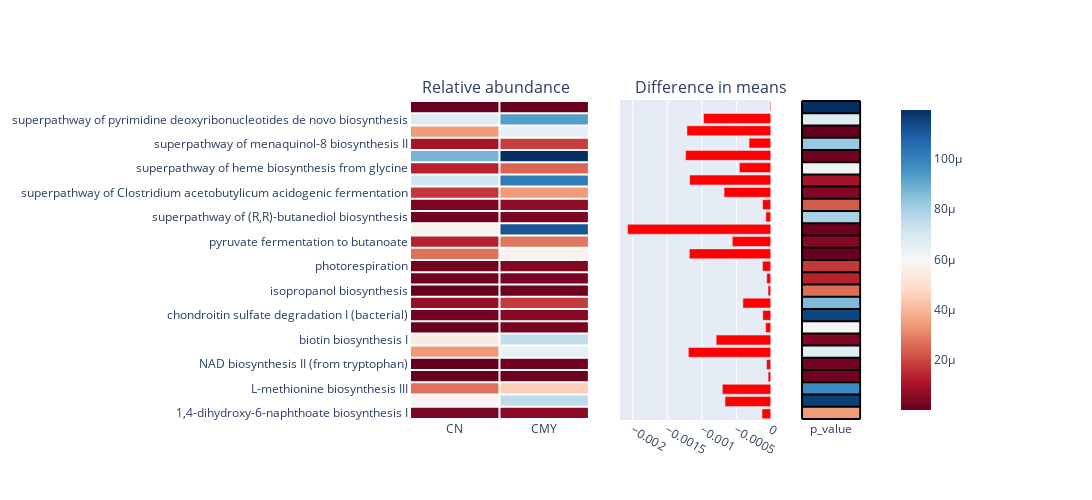

The code cell stored with this chart in its notebook:
### Code cell
pathway_plotly(final_df_cmy, 'CMY', 500)

### Figure 1 — Plotly figure (JSON) as saved in the notebook; plotly's stock layout.template omitted (floating-point values rounded to 4 significant figures)
{"data": [{"colorscale": [[0, "rgb(103,0,31)"], [0.1, "rgb(178,24,43)"], [0.2, "rgb(214,96,77)"], [0.3, "rgb(244,165,130)"], [0.4, "rgb(253,219,199)"], [0.5, "rgb(247,247,247)"], [0.6, "rgb(209,229,240)"], [0.7, "rgb(146,197,222)"], [0.8, "rgb(67,147,195)"], [0.9, "rgb(33,102,172)"], [1, "rgb(5,48,97)"]], "showscale": false, "type": "heatmap", "x": ["CN", "CMY"], "xaxis": "x", "y": ["1,4-dihydroxy-6-naphthoate biosynthesis I", "8-amino-7-oxononanoate biosynthesis I", "L-methionine biosynthesis III", "L-tryptophan degradation to 2-amino-3-carboxymuconate semialdehyde", "NAD biosynthesis II (from tryptophan)", "TCA cycle VIII (helicobacter)", "biotin biosynthesis I", "biotin biosynthesis II", "chondroitin sulfate degradation I (bacterial)", "fatty acid &beta;-oxidation I", "isopropanol biosynthesis", "myo-, chiro- and scillo-inositol degradation", "photorespiration", "pyridoxal 5'-phosphate biosynthesis I", "pyruvate fermentation to butanoate", "pyruvate fermentation to propanoate I", "superpathway of (R,R)-butanediol biosynthesis", "superpathway of 2,3-butanediol biosynthesis", "superpathway of Clostridium acetobutylicum acidogenic fermentation", "superpathway of glucose and xylose degradation", "superpathway of heme biosynthesis from glycine", "superpathway of histidine, purine, and pyrimidine biosynthesis", "superpathway of menaquinol-8 biosynthesis II", "superpathway of pyridoxal 5'-phosphate biosynthesis and salvage", "superpathway of pyrimidine deoxyribonucleotides de novo biosynthesis", "superpathway of taurine degradation"], "yaxis": "y", "z": [[0.0001116, 0.000239], [0.002264, 0.002927], [0.001052, 0.001754], [1.854e-06, 4.094e-05], [2.966e-06, 6.524e-05], [0.001314, 0.002508], [0.002127, 0.002918], [2.327e-05, 9.821e-05], [8.243e-05, 0.0001983], [0.0002849, 0.000689], [2.768e-06, 4.27e-05], [5.605e-05, 0.0001155], [5.249e-05, 0.0001726], [0.00105, 0.002229], [0.00052, 0.001078], [0.002238, 0.004312], [5.227e-05, 0.0001236], [0.0001211, 0.00024], [0.0006566, 0.001334], [0.00277, 0.003945], [0.0005168, 0.0009717], [0.003402, 0.004635], [0.0003938, 0.0007087], [0.001316, 0.002531], [0.002638, 0.003613], [5.25e-06, 1.661e-05]]}, {"marker": {"color": ["red", "red", "red", "red", "red", "red", "red", "red", "red", "red", "red", "red", "red", "red", "red", "red", "red", "red", "red", "red", "red", "red", "red", "red", "red", "red"]}, "orientation": "h", "type": "bar", "x": [-0.0001274, -0.0006628, -0.0007012, -3.909e-05, -6.228e-05, -0.001194, -0.0007909, -7.494e-05, -0.0001158, -0.0004041, -3.994e-05, -5.946e-05, -0.0001201, -0.001179, -0.0005577, -0.002074, -7.137e-05, -0.0001189, -0.0006771, -0.001175, -0.0004549, -0.001234, -0.0003149, -0.001215, -0.0009743, -1.136e-05], "xaxis": "x2", "y": ["1,4-dihydroxy-6-naphthoate biosynthesis I", "8-amino-7-oxononanoate biosynthesis I", "L-methionine biosynthesis III", "L-tryptophan degradation to 2-amino-3-carboxymuconate semialdehyde", "NAD biosynthesis II (from tryptophan)", "TCA cycle VIII (helicobacter)", "biotin biosynthesis I", "biotin biosynthesis II", "chondroitin sulfate degradation I (bacterial)", "fatty acid &beta;-oxidation I", "isopropanol biosynthesis", "myo-, chiro- and scillo-inositol degradation", "photorespiration", "pyridoxal 5'-phosphate biosynthesis I", "pyruvate fermentation to butanoate", "pyruvate fermentation to propanoate I", "superpathway of (R,R)-butanediol biosynthesis", "superpathway of 2,3-butanediol biosynthesis", "superpathway of Clostridium acetobutylicum acidogenic fermentation", "superpathway of glucose and xylose degradation", "superpathway of heme biosynthesis from glycine", "superpathway of histidine, purine, and pyrimidine biosynthesis", "superpathway of menaquinol-8 biosynthesis II", "superpathway of pyridoxal 5'-phosphate biosynthesis and salvage", "superpathway of pyrimidine deoxyribonucleotides de novo biosynthesis", "superpathway of taurine degradation"], "yaxis": "y2"}, {"colorbar": {"x": 0.8}, "colorscale": [[0, "rgb(103,0,31)"], [0.1, "rgb(178,24,43)"], [0.2, "rgb(214,96,77)"], [0.3, "rgb(244,165,130)"], [0.4, "rgb(253,219,199)"], [0.5, "rgb(247,247,247)"], [0.6, "rgb(209,229,240)"], [0.7, "rgb(146,197,222)"], [0.8, "rgb(67,147,195)"], [0.9, "rgb(33,102,172)"], [1, "rgb(5,48,97)"]], "type": "heatmap", "x": ["p_value"], "xaxis": "x3", "y": ["1,4-dihydroxy-6-naphthoate biosynthesis I", "8-amino-7-oxononanoate biosynthesis I", "L-methionine biosynthesis III", "L-tryptophan degradation to 2-amino-3-carboxymuconate semialdehyde", "NAD biosynthesis II (from tryptophan)", "TCA cycle VIII (helicobacter)", "biotin biosynthesis I", "biotin biosynthesis II", "chondroitin sulfate degradation I (bacterial)", "fatty acid &beta;-oxidation I", "isopropanol biosynthesis", "myo-, chiro- and scillo-inositol degradation", "photorespiration", "pyridoxal 5'-phosphate biosynthesis I", "pyruvate fermentation to butanoate", "pyruvate fermentation to propanoate I", "superpathway of (R,R)-butanediol biosynthesis", "superpathway of 2,3-butanediol biosynthesis", "superpathway of Clostridium acetobutylicum acidogenic fermentation", "superpathway of glucose and xylose degradation", "superpathway of heme biosynthesis from glycine", "superpathway of histidine, purine, and pyrimidine biosynthesis", "superpathway of menaquinol-8 biosynthesis II", "superpathway of pyridoxal 5'-phosphate biosynthesis and salvage", "superpathway of pyrimidine deoxyribonucleotides de novo biosynthesis", "superpathway of taurine degradation"], "yaxis": "y3", "z": [[3.43e-05], [0.000116], [9.821e-05], [1.973e-06], [1.881e-06], [6.691e-05], [3.641e-06], [5.916e-05], [0.0001146], [8.634e-05], [2.62e-05], [1.354e-05], [1.74e-05], [7.824e-08], [4.647e-06], [4.764e-07], [7.907e-05], [2.31e-05], [4.208e-06], [9.591e-06], [6.191e-05], [1.151e-06], [8.218e-05], [1.839e-08], [6.687e-05], [0.0001194]]}], "layout": {"annotations": [{"font": {"size": 16}, "showarrow": false, "text": "Relative abundance", "x": 0.1444, "xanchor": "center", "xref": "paper", "y": 1, "yanchor": "bottom", "yref": "paper"}, {"font": {"size": 16}, "showarrow": false, "text": "Difference in means", "x": 0.5, "xanchor": "center", "xref": "paper", "y": 1, "yanchor": "bottom", "yref": "paper"}], "height": 500, "shapes": [{"line": {"color": "white"}, "type": "line", "x0": -0.5, "x1": 1.5, "xref": "x", "y0": -0.5, "y1": -0.5, "yref": "y"}, {"line": {"color": "white"}, "type": "line", "x0": -0.5, "x1": 1.5, "xref": "x", "y0": 0.5, "y1": 0.5, "yref": "y"}, {"line": {"color": "white"}, "type": "line", "x0": -0.5, "x1": 1.5, "xref": "x", "y0": 1.5, "y1": 1.5, "yref": "y"}, {"line": {"color": "white"}, "type": "line", "x0": -0.5, "x1": 1.5, "xref": "x", "y0": 2.5, "y1": 2.5, "yref": "y"}, {"line": {"color": "white"}, "type": "line", "x0": -0.5, "x1": 1.5, "xref": "x", "y0": 3.5, "y1": 3.5, "yref": "y"}, {"line": {"color": "white"}, "type": "line", "x0": -0.5, "x1": 1.5, "xref": "x", "y0": 4.5, "y1": 4.5, "yref": "y"}, {"line": {"color": "white"}, "type": "line", "x0": -0.5, "x1": 1.5, "xref": "x", "y0": 5.5, "y1": 5.5, "yref": "y"}, {"line": {"color": "white"}, "type": "line", "x0": -0.5, "x1": 1.5, "xref": "x", "y0": 6.5, "y1": 6.5, "yref": "y"}, {"line": {"color": "white"}, "type": "line", "x0": -0.5, "x1": 1.5, "xref": "x", "y0": 7.5, "y1": 7.5, "yref": "y"}, {"line": {"color": "white"}, "type": "line", "x0": -0.5, "x1": 1.5, "xref": "x", "y0": 8.5, "y1": 8.5, "yref": "y"}, {"line": {"color": "white"}, "type": "line", "x0": -0.5, "x1": 1.5, "xref": "x", "y0": 9.5, "y1": 9.5, "yref": "y"}, {"line": {"color": "white"}, "type": "line", "x0": -0.5, "x1": 1.5, "xref": "x", "y0": 10.5, "y1": 10.5, "yref": "y"}, {"line": {"color": "white"}, "type": "line", "x0": -0.5, "x1": 1.5, "xref": "x", "y0": 11.5, "y1": 11.5, "yref": "y"}, {"line": {"color": "white"}, "type": "line", "x0": -0.5, "x1": 1.5, "xref": "x", "y0": 12.5, "y1": 12.5, "yref": "y"}, {"line": {"color": "white"}, "type": "line", "x0": -0.5, "x1": 1.5, "xref": "x", "y0": 13.5, "y1": 13.5, "yref": "y"}, {"line": {"color": "white"}, "type": "line", "x0": -0.5, "x1": 1.5, "xref": "x", "y0": 14.5, "y1": 14.5, "yref": "y"}, {"line": {"color": "white"}, "type": "line", "x0": -0.5, "x1": 1.5, "xref": "x", "y0": 15.5, "y1": 15.5, "yref": "y"}, {"line": {"color": "white"}, "type": "line", "x0": -0.5, "x1": 1.5, "xref": "x", "y0": 16.5, "y1": 16.5, "yref": "y"}, {"line": {"color": "white"}, "type": "line", "x0": -0.5, "x1": 1.5, "xref": "x", "y0": 17.5, "y1": 17.5, "yref": "y"}, {"line": {"color": "white"}, "type": "line", "x0": -0.5, "x1": 1.5, "xref": "x", "y0": 18.5, "y1": 18.5, "yref": "y"}, {"line": {"color": "white"}, "type": "line", "x0": -0.5, "x1": 1.5, "xref": "x", "y0": 19.5, "y1": 19.5, "yref": "y"}, {"line": {"color": "white"}, "type": "line", "x0": -0.5, "x1": 1.5, "xref": "x", "y0": 20.5, "y1": 20.5, "yref": "y"}, {"line": {"color": "white"}, "type": "line", "x0": -0.5, "x1": 1.5, "xref": "x", "y0": 21.5, "y1": 21.5, "yref": "y"}, {"line": {"color": "white"}, "type": "line", "x0": -0.5, "x1": 1.5, "xref": "x", "y0": 22.5, "y1": 22.5, "yref": "y"}, {"line": {"color": "white"}, "type": "line", "x0": -0.5, "x1": 1.5, "xref": "x", "y0": 23.5, "y1": 23.5, "yref": "y"}, {"line": {"color": "white"}, "type": "line", "x0": -0.5, "x1": 1.5, "xref": "x", "y0": 24.5, "y1": 24.5, "yref": "y"}, {"line": {"color": "white"}, "type": "line", "x0": -0.5, "x1": 1.5, "xref": "x", "y0": 25.5, "y1": 25.5, "yref": "y"}, {"line": {"color": "white"}, "type": "line", "x0": -0.5, "x1": -0.5, "xref": "x", "y0": -0.5, "y1": 25.5, "yref": "y"}, {"line": {"color": "white"}, "type": "line", "x0": 0.5, "x1": 0.5, "xref": "x", "y0": -0.5, "y1": 25.5, "yref": "y"}, {"line": {"color": "white"}, "type": "line", "x0": 1.5, "x1": 1.5, "xref": "x", "y0": -0.5, "y1": 25.5, "yref": "y"}, {"line": {"color": "black"}, "type": "line", "x0": -0.5, "x1": 0.5, "xref": "x3", "y0": -0.5, "y1": -0.5, "yref": "y3"}, {"line": {"color": "black"}, "type": "line", "x0": -0.5, "x1": 0.5, "xref": "x3", "y0": 0.5, "y1": 0.5, "yref": "y3"}, {"line": {"color": "black"}, "type": "line", "x0": -0.5, "x1": 0.5, "xref": "x3", "y0": 1.5, "y1": 1.5, "yref": "y3"}, {"line": {"color": "black"}, "type": "line", "x0": -0.5, "x1": 0.5, "xref": "x3", "y0": 2.5, "y1": 2.5, "yref": "y3"}, {"line": {"color": "black"}, "type": "line", "x0": -0.5, "x1": 0.5, "xref": "x3", "y0": 3.5, "y1": 3.5, "yref": "y3"}, {"line": {"color": "black"}, "type": "line", "x0": -0.5, "x1": 0.5, "xref": "x3", "y0": 4.5, "y1": 4.5, "yref": "y3"}, {"line": {"color": "black"}, "type": "line", "x0": -0.5, "x1": 0.5, "xref": "x3", "y0": 5.5, "y1": 5.5, "yref": "y3"}, {"line": {"color": "black"}, "type": "line", "x0": -0.5, "x1": 0.5, "xref": "x3", "y0": 6.5, "y1": 6.5, "yref": "y3"}, {"line": {"color": "black"}, "type": "line", "x0": -0.5, "x1": 0.5, "xref": "x3", "y0": 7.5, "y1": 7.5, "yref": "y3"}, {"line": {"color": "black"}, "type": "line", "x0": -0.5, "x1": 0.5, "xref": "x3", "y0": 8.5, "y1": 8.5, "yref": "y3"}, {"line": {"color": "black"}, "type": "line", "x0": -0.5, "x1": 0.5, "xref": "x3", "y0": 9.5, "y1": 9.5, "yref": "y3"}, {"line": {"color": "black"}, "type": "line", "x0": -0.5, "x1": 0.5, "xref": "x3", "y0": 10.5, "y1": 10.5, "yref": "y3"}, {"line": {"color": "black"}, "type": "line", "x0": -0.5, "x1": 0.5, "xref": "x3", "y0": 11.5, "y1": 11.5, "yref": "y3"}, {"line": {"color": "black"}, "type": "line", "x0": -0.5, "x1": 0.5, "xref": "x3", "y0": 12.5, "y1": 12.5, "yref": "y3"}, {"line": {"color": "black"}, "type": "line", "x0": -0.5, "x1": 0.5, "xref": "x3", "y0": 13.5, "y1": 13.5, "yref": "y3"}, {"line": {"color": "black"}, "type": "line", "x0": -0.5, "x1": 0.5, "xref": "x3", "y0": 14.5, "y1": 14.5, "yref": "y3"}, {"line": {"color": "black"}, "type": "line", "x0": -0.5, "x1": 0.5, "xref": "x3", "y0": 15.5, "y1": 15.5, "yref": "y3"}, {"line": {"color": "black"}, "type": "line", "x0": -0.5, "x1": 0.5, "xref": "x3", "y0": 16.5, "y1": 16.5, "yref": "y3"}, {"line": {"color": "black"}, "type": "line", "x0": -0.5, "x1": 0.5, "xref": "x3", "y0": 17.5, "y1": 17.5, "yref": "y3"}, {"line": {"color": "black"}, "type": "line", "x0": -0.5, "x1": 0.5, "xref": "x3", "y0": 18.5, "y1": 18.5, "yref": "y3"}, {"line": {"color": "black"}, "type": "line", "x0": -0.5, "x1": 0.5, "xref": "x3", "y0": 19.5, "y1": 19.5, "yref": "y3"}, {"line": {"color": "black"}, "type": "line", "x0": -0.5, "x1": 0.5, "xref": "x3", "y0": 20.5, "y1": 20.5, "yref": "y3"}, {"line": {"color": "black"}, "type": "line", "x0": -0.5, "x1": 0.5, "xref": "x3", "y0": 21.5, "y1": 21.5, "yref": "y3"}, {"line": {"color": "black"}, "type": "line", "x0": -0.5, "x1": 0.5, "xref": "x3", "y0": 22.5, "y1": 22.5, "yref": "y3"}, {"line": {"color": "black"}, "type": "line", "x0": -0.5, "x1": 0.5, "xref": "x3", "y0": 23.5, "y1": 23.5, "yref": "y3"}, {"line": {"color": "black"}, "type": "line", "x0": -0.5, "x1": 0.5, "xref": "x3", "y0": 24.5, "y1": 24.5, "yref": "y3"}, {"line": {"color": "black"}, "type": "line", "x0": -0.5, "x1": 0.5, "xref": "x3", "y0": 25.5, "y1": 25.5, "yref": "y3"}, {"line": {"color": "black"}, "type": "line", "x0": -0.5, "x1": -0.5, "xref": "x3", "y0": -0.5, "y1": 25.5, "yref": "y3"}, {"line": {"color": "black"}, "type": "line", "x0": 0.5, "x1": 0.5, "xref": "x3", "y0": -0.5, "y1": 25.5, "yref": "y3"}], "showlegend": false, "width": 1200, "xaxis": {"anchor": "y", "domain": [0, 0.3]}, "xaxis2": {"anchor": "y2", "domain": [0.35, 0.6]}, "xaxis3": {"anchor": "y3", "domain": [0.65, 0.75]}, "yaxis": {"anchor": "x", "domain": [0, 1]}, "yaxis2": {"anchor": "x2", "domain": [0, 1], "tickmode": "array", "tickvals": []}, "yaxis3": {"anchor": "x3", "domain": [0, 1], "tickmode": "array", "tickvals": []}}}
